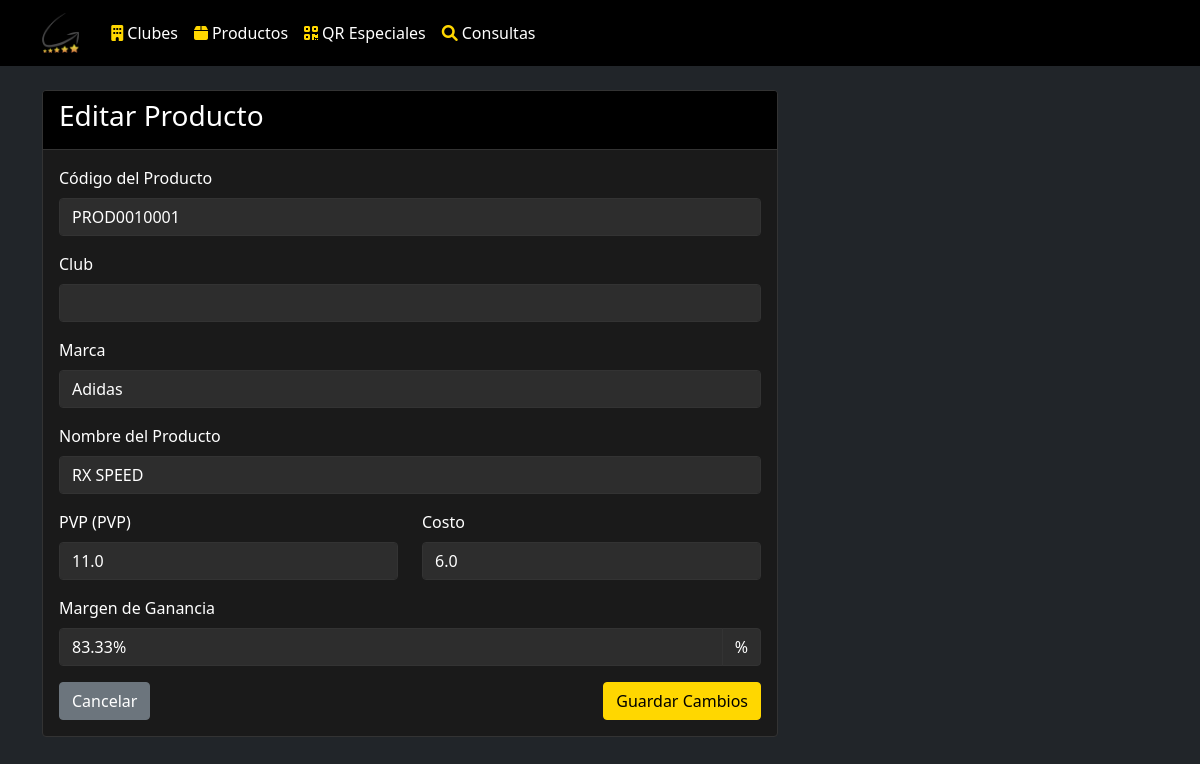
Page /productos/editar/1 on the committed database.
### models/producto.py (models this page shows, shortened)
class Producto(db.Model):
    __tablename__ = 'productos'
    id_producto = db.Column(db.Integer, primary_key=True)
    codigo_producto = db.Column(db.String(20), unique=True, nullable=False)
    id_club = db.Column(db.Integer, db.ForeignKey('clubes.id_club'), nullable=False)
    marca = db.Column(db.String(100), nullable=False)
    nombre = db.Column(db.String(200), nullable=False)
    pvp = db.Column(db.Float, nullable=False)
    costo = db.Column(db.Float, nullable=False)
    fecha_creacion = db.Column(db.DateTime, default=datetime.utcnow)
    codigos_qr = db.relationship('CodigoQR', backref='producto', lazy=True, cascade="all, delete-orphan")

### app.py (the view, shortened to what this page needs)
@app.route('/productos/editar/<int:id>', methods=['GET', 'POST'])
def editar_producto(id):
    producto = Producto.query.get_or_404(id)
    return render_template('productos/editar.html', producto=producto)

### app.py (called while the page is built)
@app.before_request
def log_request():
    print(f"\n=== Nueva petición ===")
    print(f"Ruta: {request.path}")
    print(f"Método: {request.method}")
    print(f"Datos: {request.get_json(silent=True)}")
    print("======================")

### templates/productos/editar.html (shortened to what this page needs)
{% extends 'base.html' %}
{% block content %}
<div class="row">
    <div class="col-md-8">
        <div class="card">
            <div class="card-header">
                <h3>Editar Producto</h3>
            </div>
            <div class="card-body">
                <form method="POST">
                    <div class="mb-3">
                        <label for="codigo" class="form-label">Código del Producto</label>
                        <input type="text" class="form-control" id="codigo" value="{{ producto.codigo_producto }}" disabled>
                    </div>
                    <div class="mb-3">
                        <label for="club" class="form-label">Club</label>
                        <input type="text" class="form-control" id="club" value="{{ producto.nombre_club }}" disabled>
                    </div>
                    <div class="mb-3">
                        <label for="marca" class="form-label">Marca</label>
                        <input type="text" class="form-control" id="marca" name="marca" value="{{ producto.marca }}" required>
                    </div>
                    <div class="mb-3">
                        <label for="nombre" class="form-label">Nombre del Producto</label>
                        <input type="text" class="form-control" id="nombre" name="nombre" value="{{ producto.nombre }}" required>
                    </div>
                    <div class="row">
                        <div class="col-md-6 mb-3">
                            <label for="pvp" class="form-label">PVP (PVP)</label>
                            <input type="number" step="0.01" class="form-control" id="pvp" name="pvp" value="{{ producto.pvp }}" required>
                        </div>
                        <div class="col-md-6 mb-3">
                            <label for="costo" class="form-label">Costo</label>
                            <input type="number" step="0.01" class="form-control" id="costo" name="costo" value="{{ producto.costo }}" required>
                        </div>
                    </div>
                    <div class="mb-3">
                        <label class="form-label">Margen de Ganancia</label>
                        <div class="input-group">
                            <input type="text" class="form-control" id="margen" value="{{ ((producto.pvp - producto.costo) / producto.costo * 100) | round(2) }}%" disabled>
                            <span class="input-group-text">%</span>
                        </div>
                    </div>
                    <div class="d-flex justify-content-between">
                        <a href="{{ url_for('listar_productos') }}" class="btn btn-secondary">Cancelar</a>
                        <button type="submit" class="btn btn-primary">Guardar Cambios</button>
                    </div>
                </form>
            </div>
        </div>
    </div>
{% endblock %}

### static/css/styles.css (style rules this page uses)
:root { --kap-gold: #FFD700; --kap-gold-hover: #DAA520; --dark-bg: #000000; --dark-secondary: #1a1a1a; --dark-light: #2d2d2d; --border-color: #333333; }
body { background-color: var(--dark-bg) !important; color: #fff !important; }
.card { background-color: var(--dark-secondary) !important; border-color: var(--border-color) !important; }
.card-header { background-color: var(--dark-bg) !important; border-bottom-color: var(--border-color) !important; }
.btn-primary { background-color: var(--kap-gold) !important; border-color: var(--kap-gold) !important; color: #000 !important; font-weight: 500 !important; }
.form-control, .form-select, input[type="text"], input[type="number"], input[type="search"], select, textarea { background-color: var(--dark-light) !important; border-color: var(--border-color) !important; color: #fff !important; }
.input-group-text { background-color: var(--dark-light) !important; border-color: var(--border-color) !important; color: #fff !important; }
a { color: var(--kap-gold); text-decoration: none; }
.form-control::placeholder, .form-select::placeholder, input::placeholder, textarea::placeholder, select::placeholder { color: #fff !important; opacity: 0.8 !important; }

### rows in the picture
Producto: codigo_producto "PROD0010001", marca "Adidas", nombre "RX SPEED", pvp "11.0", costo "6.0", pvp+costo "83.33%"
